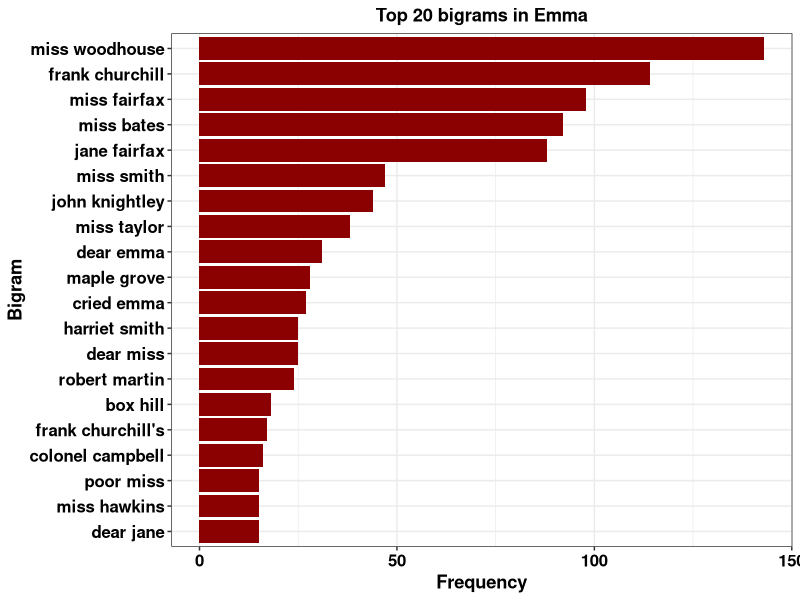
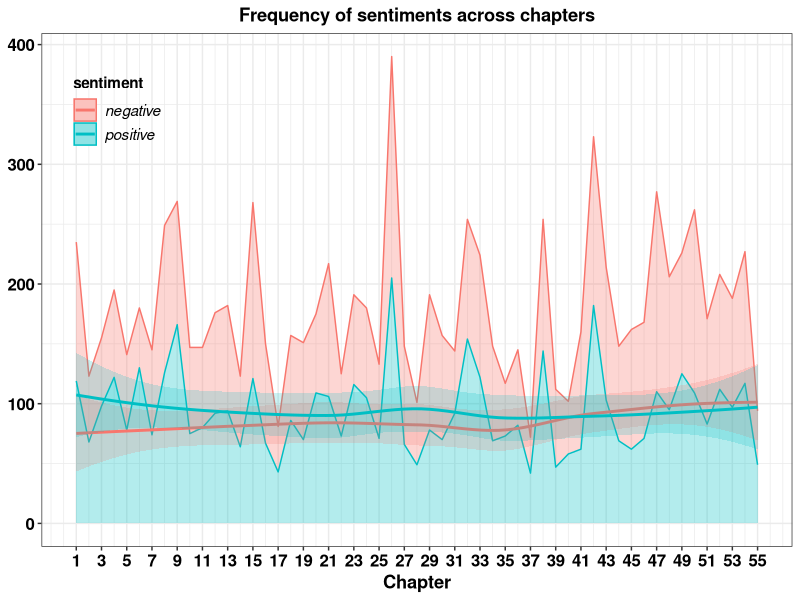
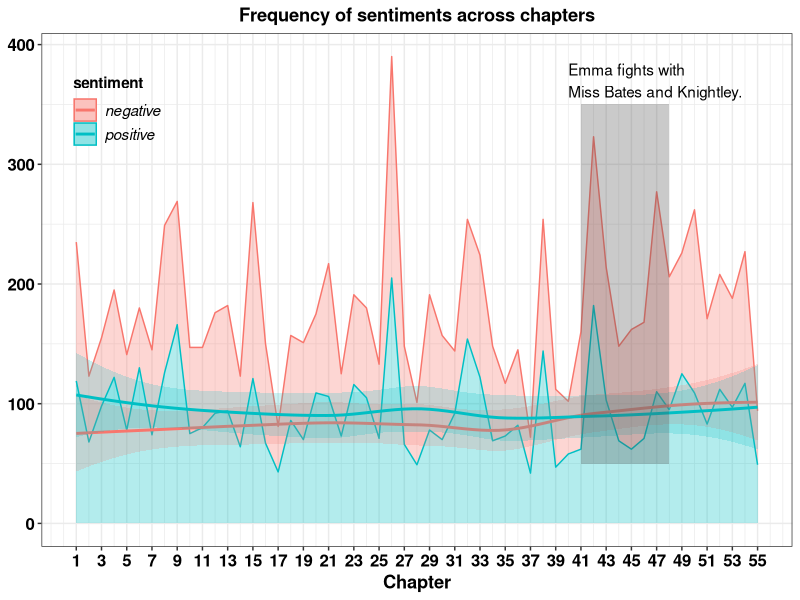
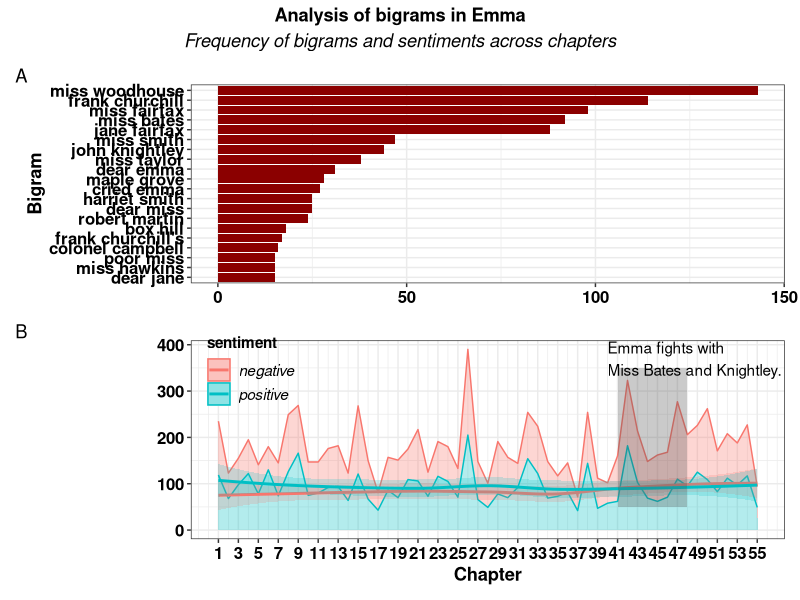

R code for these plots, in order:
## ---- chunk 1
library(patchwork)
library(tidyverse)
library(tidytext)
## ---- chunk 2
my_theme <- function(){
  theme_bw() + 
  theme(
    legend.position = "bottom"
    , legend.title = element_text(face = "bold", size = rel(1))
    , legend.text = element_text(face = "italic", size = rel(1))
    , axis.text = element_text(face = "bold", size = rel(1.1), color = "black")
    , axis.title = element_text(face = "bold", size = rel(1.2))
    , plot.title = element_text(face = "bold", size = rel(1.2), hjust = .5)
    , plot.subtitle = element_text(face = "italic", size = rel(1.2), hjust = .5)
    , strip.text = element_text(face = "bold", size = rel(1.1), color = "white")
    , strip.background = element_rect(fill = "black")
    )
}
## ---- chunk 3
library(janeaustenr)
emma_df <- tibble(text = emma) %>%
  mutate(
    linenumber = row_number()
    , chapter = cumsum(
      str_detect(text, regex("^chapter [\\divxlc]", ignore_case = TRUE)))
    )
emma_df
## ---- chunk 4
emma_bigrams <- emma_df %>%
  unnest_tokens(
    output = bigram
    , input = text
    , token = "ngrams"
    , n = 2
    ) %>%
  filter(!is.na(bigram))
emma_bigrams
## ---- chunk 5
emma_bigrams <- emma_bigrams %>%
  separate(bigram, c("word1", "word2"), sep = " ") %>%
  filter(!word1 %in% stop_words$word) %>%
  filter(!word2 %in% stop_words$word) %>%
  filter(chapter != 0) %>%
  unite(bigram, word1, word2, sep = " ")
emma_bigrams
## ---- chunk 6
## Your code here ##
p1.1 <- emma_bigrams |> 
  count(bigram, sort = TRUE) |> 
  top_n(20) |>
  mutate(bigram = reorder(bigram, n)) |> 
  ggplot(aes(n, bigram)) +
  geom_col(fill = "darkred") +
  labs(y = "Bigram", x = "Frequency",
       title = "Top 20 bigrams in Emma") + 
  my_theme()
p1.1
## ---- chunk 7
emma_tidy <- emma_df %>%
  unnest_tokens(word, text) %>%
  filter(!is.na(word) & chapter != 0) %>%
  anti_join(stop_words) %>%
  inner_join(get_sentiments("bing")) %>%
  count(sentiment, index = chapter, sort = T) %>%
  rename(chapter = index)
emma_tidy
## ---- chunk 8
## Your code here ##
p1.2 <- emma_tidy |> 
  ggplot(aes(x = chapter, y = n, color = sentiment, fill = sentiment)) +
  geom_area(alpha = .3) +
  geom_smooth(alpha = 0.2) +
  scale_x_continuous(breaks = seq(1,55, by = 2)) +
  labs(x = "Chapter", y = NULL, 
       title = "Frequency of sentiments across chapters") +
  my_theme() +
  theme( legend.position = c(0.1,.85),
         legend.background = element_rect(fill='transparent'))
  
p1.2
## ---- chunk 9
p1.3 <- p1.2 +
  annotate(
      "rect", xmin = 41, xmax = 48, ymin = 50
      , ymax = 350, fill = "grey30", alpha = .3
      ) +
  annotate("text", 
           label = "Emma fights with \nMiss Bates and Knightley.", 
           x = 40, y = 370
           , hjust = 0)
p1.3
## ---- chunk 10
p1 <- p1.1 + labs(title = NULL, x = NULL)
p2 <- p1.3 + labs(title = NULL)

p1 / p2 + 
  plot_annotation(title = "Analysis of bigrams in Emma",
                  subtitle = "Frequency of bigrams and sentiments across chapters",
                  tag_levels = "A") & 
  theme(plot.title = element_text(face = "bold", size = rel(1.2), hjust = 0.5),
        plot.subtitle = element_text(face = "italic", size = rel(1.2), hjust = .5))
